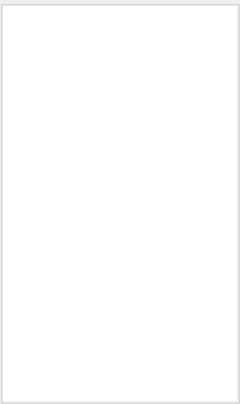
<?xml version="1.0" encoding="UTF-8"?>
<ui version="4.0">
 <class>AppletDownloadsUi</class>
 <widget class="QWidget" name="AppletDownloadsUi">
  <property name="windowModality">
   <enum>Qt::ApplicationModal</enum>
  </property>
  <property name="geometry">
   <rect>
    <x>0</x>
    <y>0</y>
    <width>240</width>
    <height>404</height>
   </rect>
  </property>
  <property name="sizePolicy">
   <sizepolicy hsizetype="Expanding" vsizetype="Expanding">
    <horstretch>0</horstretch>
    <verstretch>0</verstretch>
   </sizepolicy>
  </property>
  <property name="maximumSize">
   <size>
    <width>16777215</width>
    <height>16777215</height>
   </size>
  </property>
  <property name="windowTitle">
   <string notr="true">Menu</string>
  </property>
  <property name="windowOpacity">
   <double>1.000000000000000</double>
  </property>
  <property name="toolTip">
   <string/>
  </property>
  <layout class="QVBoxLayout" name="verticalLayout">
   <property name="spacing">
    <number>0</number>
   </property>
   <property name="leftMargin">
    <number>0</number>
   </property>
   <property name="topMargin">
    <number>0</number>
   </property>
   <property name="rightMargin">
    <number>0</number>
   </property>
   <property name="bottomMargin">
    <number>0</number>
   </property>
   <item>
    <widget class="QGroupBox" name="FileItemsBox">
     <property name="sizePolicy">
      <sizepolicy hsizetype="Expanding" vsizetype="Expanding">
       <horstretch>0</horstretch>
       <verstretch>0</verstretch>
      </sizepolicy>
     </property>
     <property name="minimumSize">
      <size>
       <width>0</width>
       <height>0</height>
      </size>
     </property>
     <property name="title">
      <string/>
     </property>
     <layout class="QGridLayout" name="gridLayout">
      <property name="leftMargin">
       <number>0</number>
      </property>
      <property name="topMargin">
       <number>0</number>
      </property>
      <property name="rightMargin">
       <number>0</number>
      </property>
      <property name="bottomMargin">
       <number>0</number>
      </property>
      <property name="spacing">
       <number>0</number>
      </property>
      <item row="0" column="0">
       <widget class="QListWidget" name="m_FileItemList">
        <property name="frameShape">
         <enum>QFrame::NoFrame</enum>
        </property>
        <property name="frameShadow">
         <enum>QFrame::Plain</enum>
        </property>
        <property name="lineWidth">
         <number>0</number>
        </property>
        <property name="iconSize">
         <size>
          <width>32</width>
          <height>32</height>
         </size>
        </property>
        <property name="verticalScrollMode">
         <enum>QAbstractItemView::ScrollPerPixel</enum>
        </property>
        <property name="resizeMode">
         <enum>QListView::Adjust</enum>
        </property>
        <property name="uniformItemSizes">
         <bool>true</bool>
        </property>
       </widget>
      </item>
     </layout>
    </widget>
   </item>
  </layout>
 </widget>
 <resources/>
 <connections/>
</ui>
